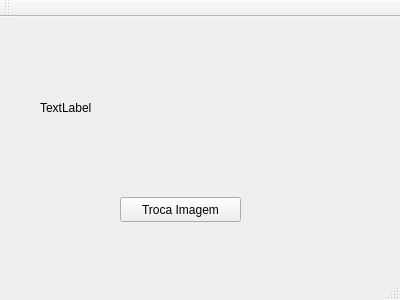
<?xml version="1.0" encoding="UTF-8"?>
<ui version="4.0">
 <class>MainWindow</class>
 <widget class="QMainWindow" name="MainWindow">
  <property name="geometry">
   <rect>
    <x>0</x>
    <y>0</y>
    <width>400</width>
    <height>300</height>
   </rect>
  </property>
  <property name="windowTitle">
   <string>MainWindow</string>
  </property>
  <widget class="QWidget" name="centralWidget">
   <widget class="QLabel" name="label">
    <property name="geometry">
     <rect>
      <x>40</x>
      <y>40</y>
      <width>171</width>
      <height>101</height>
     </rect>
    </property>
    <property name="text">
     <string>TextLabel</string>
    </property>
   </widget>
   <widget class="QPushButton" name="pushButton">
    <property name="geometry">
     <rect>
      <x>120</x>
      <y>180</y>
      <width>121</width>
      <height>25</height>
     </rect>
    </property>
    <property name="text">
     <string>Troca Imagem</string>
    </property>
   </widget>
  </widget>
  <widget class="QMenuBar" name="menuBar">
   <property name="geometry">
    <rect>
     <x>0</x>
     <y>0</y>
     <width>400</width>
     <height>22</height>
    </rect>
   </property>
  </widget>
  <widget class="QToolBar" name="mainToolBar">
   <attribute name="toolBarArea">
    <enum>TopToolBarArea</enum>
   </attribute>
   <attribute name="toolBarBreak">
    <bool>false</bool>
   </attribute>
  </widget>
  <widget class="QStatusBar" name="statusBar"/>
 </widget>
 <layoutdefault spacing="6" margin="11"/>
 <resources/>
 <connections/>
</ui>
